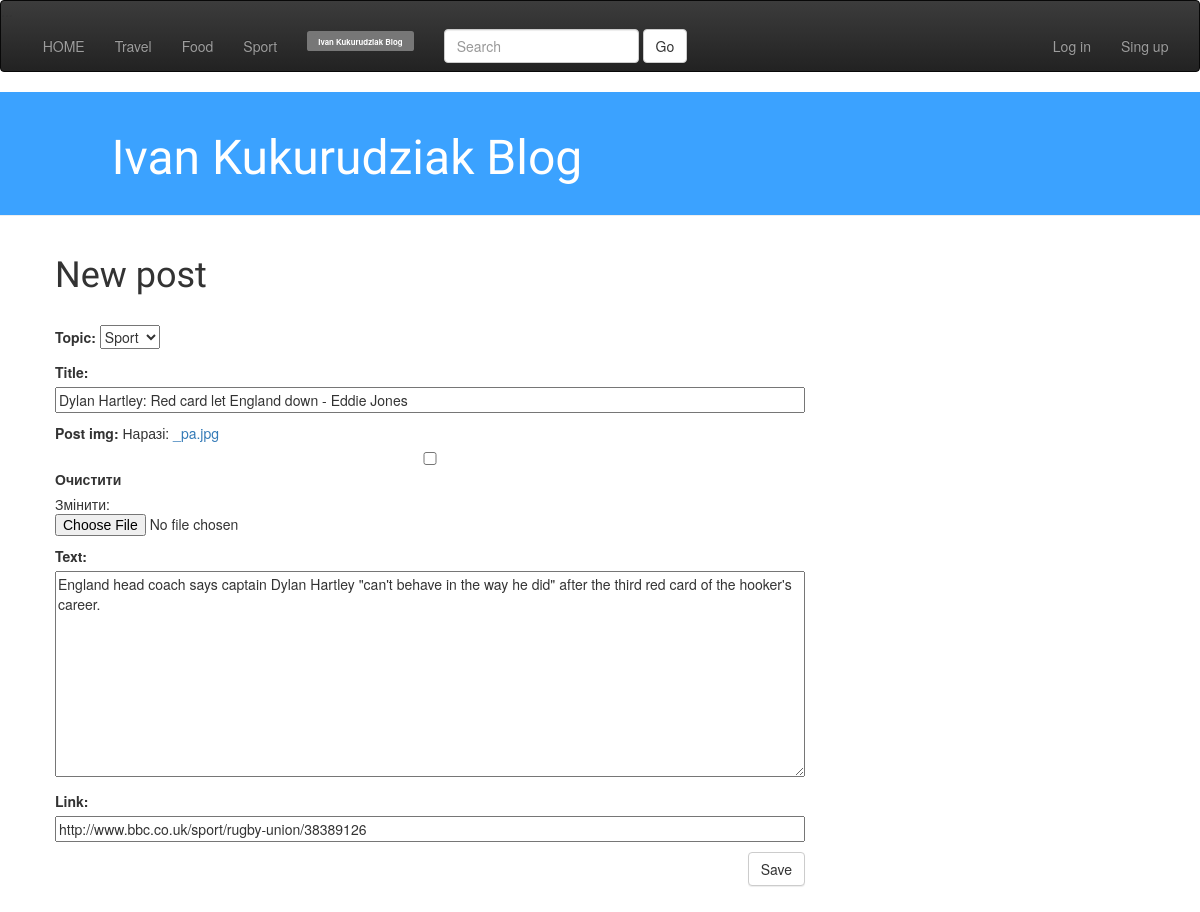
/post/69/edit/, run on the app's committed database.
### blog/models.py (models this page shows, shortened)
class Post(models.Model):
    author = models.ForeignKey('auth.User')
    topic = models.CharField(choices=TOPIC_CHOICES,
                                     default='Travel', max_length=50)
    title = models.CharField(max_length= 200)
    post_img = models.ImageField(blank=True,null=True)
    text = models.TextField()
    created_date = models.DateTimeField(default=timezone.now())
    published_date = models.DateTimeField(blank=True,null=True)
    link = models.CharField(max_length=500, blank=True,null=True)

### blog/views.py (the view)
def post_edit(request, pk):
    post = get_object_or_404(Post, pk=pk)
    if request.method == "POST":
        form = PostForm(request.POST, request.FILES, instance=post)
        if form.is_valid():
            post = form.save(commit=False)
            post.author = request.user
            post.published_date = timezone.now()
            post.save()
            return redirect('post_detail', pk=post.pk)
    else:
        form = PostForm(instance=post)
    return render(request, 'blog/post_edit.html', {'form': form})

### blog/forms.py
class PostForm(forms.ModelForm):
    class Meta:
        model = Post
        fields = ( 'topic','title', 'post_img', 'text', 'link')

### blog/templates/blog/post_edit.html (shortened to what this page needs)
{% extends 'blog/base.html' %}
{% block content %}
    <h1>New post</h1>
    <div class="container-news">
    <form method="POST" class="post-form" enctype="multipart/form-data">{% csrf_token %}
        {{ form.as_p }}
        <button type="submit" class="save btn btn-default">Save</button><br><br>
    </form>
{% endblock %}

### blog/static/css/blog.css (style rules this page uses)
h1, h2, h3, h4 { font-family: 'Lobster', cursive; }
.save { float: right; }
.post-form textarea, .post-form input { width: 100%; }
form { margin: 10px; }

### data on the page
Post: topic "Sport", title "Dylan Hartley: Red card let England down - Eddie Jones", text "England head coach says captain Dylan Hartley \"can't behave in the way he did\" after the third red card of the hooker's career.", link "http://www.bbc.co.uk/sport/rugby-union/38389126"
